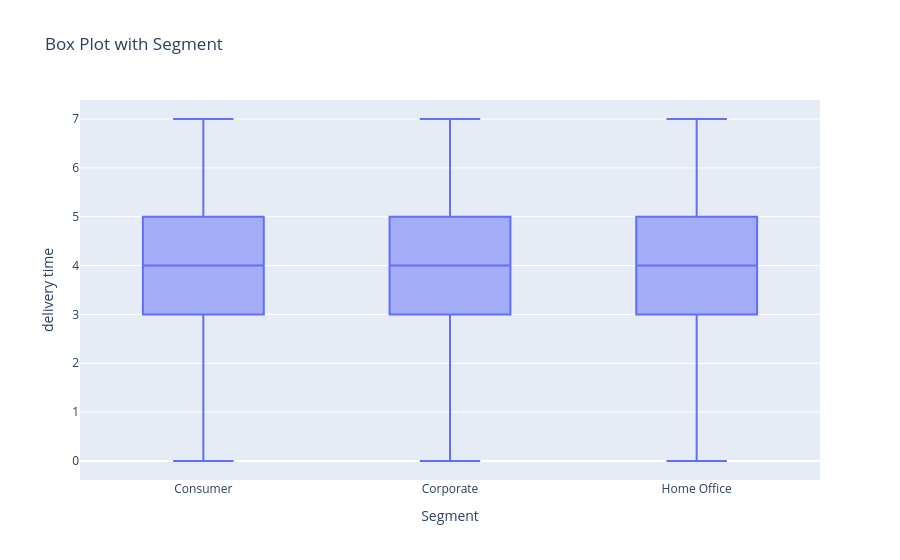

The cell this chart's notebook holds for it:
### Code cell
fig = px.box(ss, x='Segment', y='delivery time', title='Box Plot with Segment')
fig.update_xaxes(title_text='Segment')
fig.update_yaxes(title_text='delivery time')
fig.show()

### Figure 1 — Plotly figure (JSON) as saved in the notebook; plotly's stock layout.template omitted (floating-point values rounded to 4 significant figures; data arrays with more than 128 entries replaced by an {"elided": "..."} marker saying what was removed)
{"data": [{"alignmentgroup": "True", "hovertemplate": "Segment=%{x}<br>delivery time=%{y}<extra></extra>", "legendgroup": "", "marker": {"color": "#636efa"}, "name": "", "notched": false, "offsetgroup": "", "orientation": "v", "showlegend": false, "type": "box", "x": {"elided": "9994 str values"}, "x0": " ", "xaxis": "x", "y": {"elided": "9994 float values"}, "y0": " ", "yaxis": "y"}], "layout": {"boxmode": "group", "legend": {"tracegroupgap": 0}, "title": {"text": "Box Plot with Segment"}, "xaxis": {"anchor": "y", "domain": [0, 1], "title": {"text": "Segment"}}, "yaxis": {"anchor": "x", "domain": [0, 1], "title": {"text": "delivery time"}}}}
